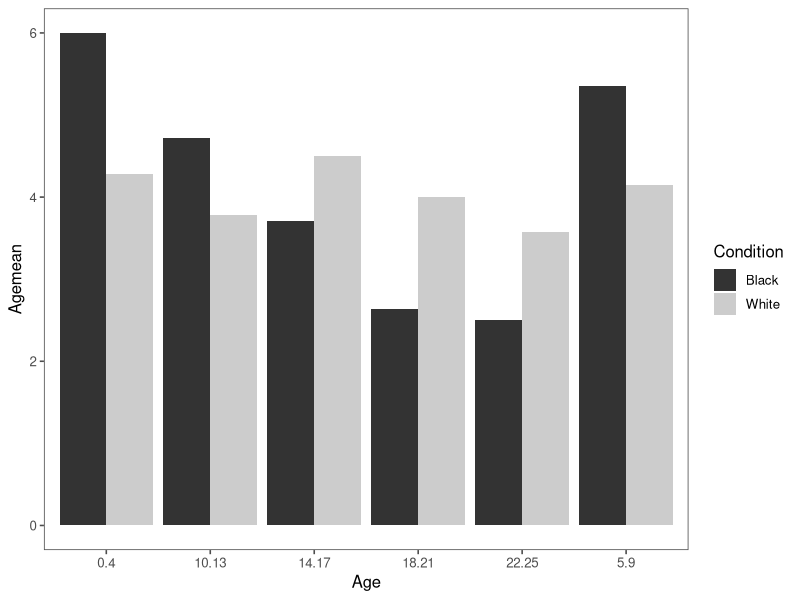

This figure's R source:
## ---- chunk 1
library(tidyverse)
library(ggthemes)
## ---- chunk 2
GoffData = read.csv("../data/Pilot B Data_Edit .csv")
## ---- chunk 3
qns_to_rev_code = c("care for themselves","danger to other", "danger to themselves")

FinalGoff = GoffData %>%
  gather(Question, Response, 3:86) %>%
   filter(Duration > 200) %>% #filters out participants who spent less than 200 seconds on the task 
  mutate(QuestionType = str_extract(Question, "protection|need.care|care.for.themselves|danger.to.others|danger.to.themselves|cute|innocent")) %>% 
  mutate(Condition = str_extract(Question, "Black|White")) %>% 
  mutate(Age = str_extract(Question, "0.4|5.9|10.13|14.17|18.21|22.25")) %>%
   na.omit() %>%
  mutate(Response = as.numeric(Response)) %>%
   mutate(Response = ifelse(
     # is the question type in the reverse code list?
     QuestionType %in% qns_to_rev_code,
     # if so, reverse code
     8-Response,
     # otherwise, keep it the same
     Response))
 
## ---- chunk 4
# This gives us the means by participant 
SubIDGoffAgeMean = FinalGoff %>%
  # First we want 6*N numbers, 6 per participant
  # If it's the individual, we don't need to group by
  # condition, because this is a between Ss design.
  # But we could, it wouldn't hurt.
  group_by(SubID, Condition, Age) %>%
  # What we want is the mean response.
  summarise(Agemean = (mean(Response)))

# # Get sample means (commented out, we don't need this)
# # In the end, we want 12 numbers
# # For each condition, for each age range, we want one
# # number that represents what particpants tend to 
# # answer (regardless of question type)
# GoffAgeMean = SubIDGoffAgeMean %>%
#   group_by(Condition, Age) %>%
#    summarise(Agemean = (mean(Agemean)))

# Plot
SubIDGoffAgeMean %>%
  ggplot(aes(x = Age, y = Agemean, fill = Condition)) + 
  stat_summary(fun.y = mean, geom = "bar", position = "dodge") +
  stat_summary(fun.data = mean_cl_boot, geom = "errorbar",
               # This tells ggplot to separate the errorbars by one unit.
               # We don't need to do this for the bars because the bars have
               # nonzero width.
               position = position_dodge(1), width = 0) +
  theme_few() +
  # scale_fill_brewer(type="qual", palette = 3)
  scale_fill_grey()

# There are 7 t-test one for each age group.
# Each t test compares exactly two sets of numbers.

# Bonferroni Correction
# there are 7 hypotheses (6 age groups and the aggregate)
# so instead of using a p-value threshold of alpha = 0.05,
# we will instead use a threshold of (alpha / m) = (0.05 / 7)
corrected_alpha = .05/7

#Aggregate t.test
t.test(Agemean ~ Condition, 
       data = SubIDGoffAgeMean)   

#0-4 t.test
SubIDGoffAgeMean %>%
  filter(Age == "0.4") %>%
  t.test(Agemean ~ Condition, 
       data = .)  

#5-9 t.test
SubIDGoffAgeMean %>%
  filter(Age == "5.9") %>%
  t.test(Agemean ~ Condition, 
       data = .) 

#10-13 t.test
SubIDGoffAgeMean %>%
  filter(Age == "10.13") %>%
  t.test(Agemean ~ Condition, 
       data = .) 

#"14-17" t.test
SubIDGoffAgeMean %>%
  filter(Age == "14.17") %>%
  t.test(Agemean ~ Condition, 
       data = .)

#18-21 t.test
SubIDGoffAgeMean %>%
  filter(Age == "18.21") %>%
  t.test(Agemean ~ Condition, 
       data = .)

#22-25 t.test
SubIDGoffAgeMean %>%
  filter(Age == "22.25") %>%
  t.test(Agemean ~ Condition, 
       data = .)
